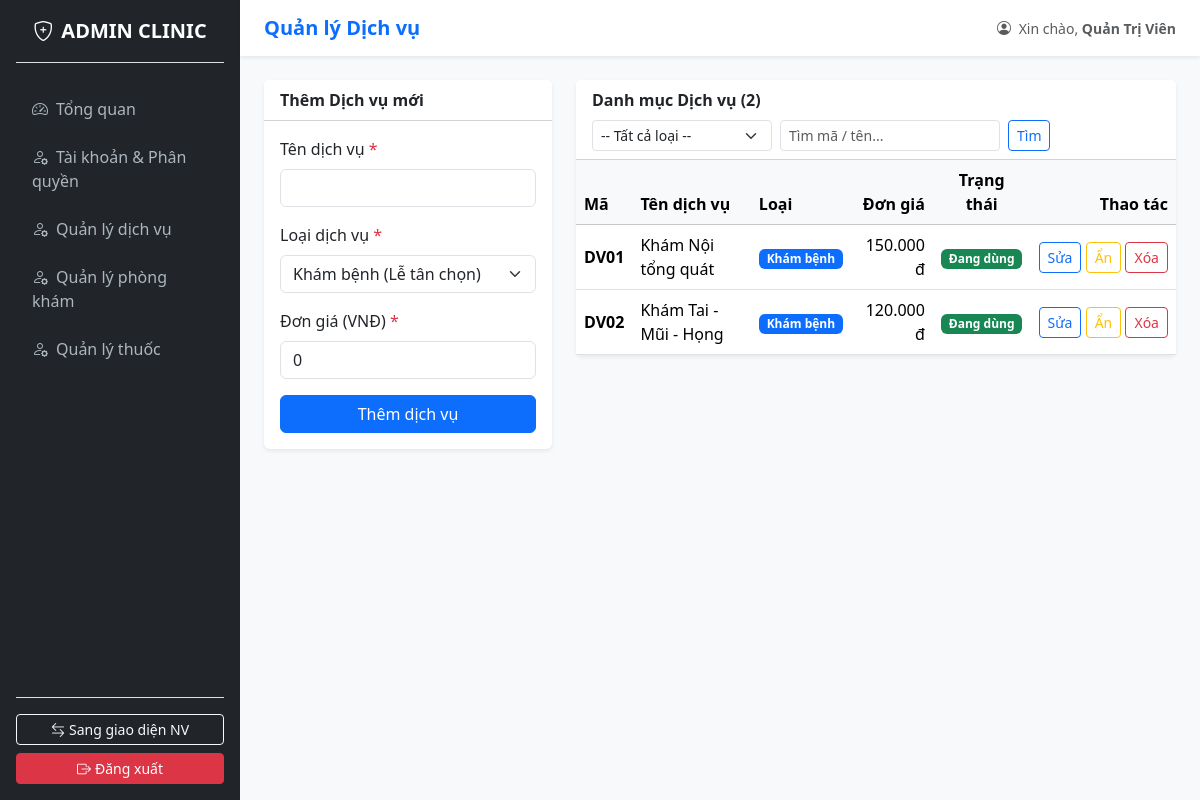
Page /index.php?page=admin_dichvu (signed in) on the committed database.
### tables this page shows
CREATE TABLE `dichvu` (
  `MaDV` char(10) NOT NULL,
  `TenDV` varchar(100) NOT NULL,
  `LoaiDV` enum('KhamBenh','XetNghiem','ChanDoanHinhAnh') NOT NULL DEFAULT 'KhamBenh',
  `DonGiaDV` decimal(12,2) NOT NULL DEFAULT 0.00,
  `TrangThai` tinyint(1) NOT NULL DEFAULT 1,
  PRIMARY KEY (`MaDV`),
  CONSTRAINT `dichvu_chk_1` CHECK (`DonGiaDV` >= 0)
);

### controllers/DichVuController.php (called while the page is built, shortened)
<?php
require_once __DIR__ . '/../models/DichVuModel.php';
class DichVuController {
    private $model;
    public function __construct($db) {
        $this->model = new DichVuModel($db);
    }
    public function index() {
        $keyword = trim($_GET['keyword'] ?? '');
        $loaiDV  = trim($_GET['loai'] ?? '');
        $dsDichVu = $this->model->getAll($keyword, $loaiDV);
        $editDV = null;
        require_once __DIR__ . '/../views/admin/dichvu/index.php';
    }
}

### models/DichVuModel.php (called while the page is built, shortened)
<?php
class DichVuModel {
    private $conn;
    public function __construct($db) {
        $this->conn = $db;
    }
    public function getAll($keyword = '', $loaiDV = '') {
        $sql = "SELECT * FROM dichvu WHERE 1=1";
        $params = [];
       $sql .= " ORDER BY CAST(SUBSTRING(MaDV, 3) AS UNSIGNED) ASC";
        $stmt = $this->conn->prepare($sql);
        $stmt->execute($params);
        return $stmt->fetchAll();
    }
}

### views/admin/dichvu/index.php (the view, shortened to what this page needs)
<?php
require_once __DIR__ . '/../../layouts/admin_header.php';
$loaiLabels = [
    'KhamBenh'        => ['Khám bệnh', 'primary'],
    'XetNghiem'       => ['Xét nghiệm', 'info'],
    'ChanDoanHinhAnh' => ['Chẩn đoán hình ảnh', 'warning']
];
?>
<div class="row g-4">
    <div class="col-md-4">
        <div class="card shadow-sm border-0">
            <div class="card-header bg-white fw-bold">
                <?= $editDV ? 'Cập nhật Dịch vụ (' . htmlspecialchars($editDV['MaDV']) . ')' : 'Thêm Dịch vụ mới' ?>
            </div>
            <div class="card-body">
                <form method="POST" action="index.php?page=admin_dichvu&action=save">
                    <div class="mb-3">
                        <label class="form-label">Tên dịch vụ <span class="text-danger">*</span></label>
                        <input type="text" name="TenDV" class="form-control" required
                               placeholder=""
                               value="<?= htmlspecialchars($editDV['TenDV'] ?? '') ?>">
                    </div>
                    <div class="mb-3">
                        <label class="form-label">Loại dịch vụ <span class="text-danger">*</span></label>
                        <select name="LoaiDV" class="form-select" required>
                            <?php $curLoai = $editDV['LoaiDV'] ?? 'KhamBenh'; ?>
                            <option value="KhamBenh" <?= $curLoai === 'KhamBenh' ? 'selected' : '' ?>>Khám bệnh (Lễ tân chọn)</option>
                        </select>
                    </div>
                    <div class="mb-3">
                        <label class="form-label">Đơn giá (VNĐ) <span class="text-danger">*</span></label>
                        <input type="number" name="DonGiaDV" class="form-control" min="0" step="1000" required
                               value="<?= isset($editDV['DonGiaDV']) ? (int)$editDV['DonGiaDV'] : 0 ?>">
                    </div>
                    <div class="d-flex gap-2">
                        <button type="submit" class="btn btn-primary flex-grow-1">
                            <?= $editDV ? 'Lưu thay đổi' : 'Thêm dịch vụ' ?>
                        </button>
                    </div>
                </form>
            </div>
        </div>
    </div>
    <div class="col-md-8">
        <div class="card shadow-sm border-0">
            <div class="card-header bg-white d-flex flex-wrap justify-content-between align-items-center gap-2">
                <span class="fw-bold">Danh mục Dịch vụ (<?= count($dsDichVu) ?>)</span>
                <form method="GET" action="index.php" class="d-flex gap-2">
                    <select name="loai" class="form-select form-select-sm" style="width:auto;" onchange="this.form.submit()">
                        <option value="">-- Tất cả loại --</option>
                    </select>
                    <input type="text" name="keyword" class="form-control form-control-sm" placeholder="Tìm mã / tên..."
                           value="<?= htmlspecialchars($keyword) ?>">
                    <button type="submit" class="btn btn-sm btn-outline-primary">Tìm</button>
                </form>
            </div>
            <div class="table-responsive">
                <table class="table table-hover align-middle mb-0">
                    <thead class="table-light">
                        <tr>
                            <th>Mã</th>
                            <th>Tên dịch vụ</th>
                            <th>Loại</th>
                            <th class="text-end">Đơn giá</th>
                            <th class="text-center">Trạng thái</th>
                            <th class="text-end">Thao tác</th>
                        </tr>
                    </thead>
                    <tbody>
                        <?php if (empty($dsDichVu)): ?>
                            <tr><td colspan="6" class="text-center text-muted py-3">Chưa có dịch vụ nào.</td></tr>
                        <?php else: ?>
                            <?php foreach ($dsDichVu as $dv): ?>
                                <?php $badge = $loaiLabels[$dv['LoaiDV']] ?? [$dv['LoaiDV'], 'secondary']; ?>
                                <tr>
                                    <td class="fw-semibold"><?= htmlspecialchars($dv['MaDV']) ?></td>
                                    <td><?= htmlspecialchars($dv['TenDV']) ?></td>
                                    <td><span class="badge bg-<?= $badge[1] ?>"><?= $badge[0] ?></span></td>
                                    <td class="text-end"><?= number_format($dv['DonGiaDV'], 0, ',', '.') ?> đ</td>
                                    <td class="text-center">
                                        <?php if ($dv['TrangThai']): ?>
                                            <span class="badge bg-success">Đang dùng</span>
                                        <?php else: ?>
                                            <span class="badge bg-secondary">Ngừng</span>
                                        <?php endif; ?>
                                    </td>
                                    <td class="text-end text-nowrap">
                                        <a href="index.php?page=admin_dichvu&edit=<?= urlencode($dv['MaDV']) ?>" class="btn btn-sm btn-outline-primary">Sửa</a>
                                        <a href="index.php?page=admin_dichvu&action=toggle&id=<?= urlencode($dv['MaDV']) ?>" class="btn btn-sm btn-outline-warning">
                                            <?= $dv['TrangThai'] ? 'Ẩn' : 'Mở' ?>
                                        </a>
                                        <a href="index.php?page=admin_dichvu&action=delete&id=<?= urlencode($dv['MaDV']) ?>"
                                           class="btn btn-sm btn-outline-danger"
                                           onclick="return confirm('Xóa dịch vụ này?')">Xóa</a>
                                    </td>
                                </tr>
                            <?php endforeach; ?>
                        <?php endif; ?>
                    </tbody>
                </table>
            </div>
        </div>
    </div>
</div>

### rows in the picture
dichvu: MaDV "DV01", TenDV "Khám Nội tổng quát", LoaiDV "Khám bệnh", DonGiaDV "150.000", TrangThai "Đang dùng"
dichvu: MaDV "DV02", TenDV "Khám Tai - Mũi - Họng", LoaiDV "Khám bệnh", DonGiaDV "120.000", TrangThai "Đang dùng"

### other values in the picture
$pageTitle "Quản lý Dịch vụ"
$_SESSION['user']['HoTen'] "Quản Trị Viên"
count($dsDichVu) "2"
